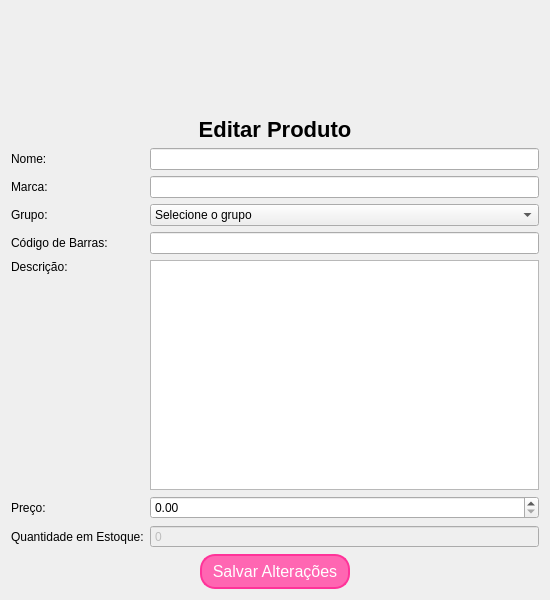
<?xml version="1.0" encoding="UTF-8"?>
<ui version="4.0">
 <class>EditarProduto</class>
 <widget class="QDialog" name="EditarProduto">
  <property name="geometry">
   <rect>
    <x>0</x>
    <y>0</y>
    <width>550</width>
    <height>600</height>
   </rect>
  </property>
  <property name="windowTitle">
   <string>Editar Produto</string>
  </property>
  <layout class="QVBoxLayout" name="verticalLayout">
   <item>
    <layout class="QHBoxLayout" name="logoHorizontalLayout">
     <item>
      <spacer name="leftSpacer">
       <property name="orientation">
        <enum>Qt::Orientation::Horizontal</enum>
       </property>
       <property name="sizeHint" stdset="0">
        <size>
         <width>40</width>
         <height>20</height>
        </size>
       </property>
      </spacer>
     </item>
     <item>
      <widget class="QLabel" name="logoLabel">
       <property name="minimumSize">
        <size>
         <width>264</width>
         <height>100</height>
        </size>
       </property>
       <property name="maximumSize">
        <size>
         <width>264</width>
         <height>100</height>
        </size>
       </property>
       <property name="pixmap">
        <pixmap resource="resources.qrc">:/imagens/logo.png</pixmap>
       </property>
       <property name="scaledContents">
        <bool>true</bool>
       </property>
      </widget>
     </item>
     <item>
      <spacer name="rightSpacer">
       <property name="orientation">
        <enum>Qt::Orientation::Horizontal</enum>
       </property>
       <property name="sizeHint" stdset="0">
        <size>
         <width>40</width>
         <height>20</height>
        </size>
       </property>
      </spacer>
     </item>
    </layout>
   </item>
   <item>
    <widget class="QLabel" name="tituloLabel">
     <property name="palette">
      <palette>
       <active>
        <colorrole role="WindowText">
         <brush brushstyle="SolidPattern">
          <color alpha="255">
           <red>255</red>
           <green>51</green>
           <blue>153</blue>
          </color>
         </brush>
        </colorrole>
        <colorrole role="Text">
         <brush brushstyle="SolidPattern">
          <color alpha="255">
           <red>0</red>
           <green>0</green>
           <blue>0</blue>
          </color>
         </brush>
        </colorrole>
        <colorrole role="ButtonText">
         <brush brushstyle="SolidPattern">
          <color alpha="255">
           <red>255</red>
           <green>51</green>
           <blue>153</blue>
          </color>
         </brush>
        </colorrole>
        <colorrole role="PlaceholderText">
         <brush brushstyle="SolidPattern">
          <color alpha="128">
           <red>255</red>
           <green>51</green>
           <blue>153</blue>
          </color>
         </brush>
        </colorrole>
       </active>
       <inactive>
        <colorrole role="WindowText">
         <brush brushstyle="SolidPattern">
          <color alpha="255">
           <red>255</red>
           <green>51</green>
           <blue>153</blue>
          </color>
         </brush>
        </colorrole>
        <colorrole role="Text">
         <brush brushstyle="SolidPattern">
          <color alpha="255">
           <red>0</red>
           <green>0</green>
           <blue>0</blue>
          </color>
         </brush>
        </colorrole>
        <colorrole role="ButtonText">
         <brush brushstyle="SolidPattern">
          <color alpha="255">
           <red>255</red>
           <green>51</green>
           <blue>153</blue>
          </color>
         </brush>
        </colorrole>
        <colorrole role="PlaceholderText">
         <brush brushstyle="SolidPattern">
          <color alpha="128">
           <red>255</red>
           <green>51</green>
           <blue>153</blue>
          </color>
         </brush>
        </colorrole>
       </inactive>
       <disabled>
        <colorrole role="WindowText">
         <brush brushstyle="SolidPattern">
          <color alpha="255">
           <red>255</red>
           <green>51</green>
           <blue>153</blue>
          </color>
         </brush>
        </colorrole>
        <colorrole role="Text">
         <brush brushstyle="SolidPattern">
          <color alpha="255">
           <red>255</red>
           <green>51</green>
           <blue>153</blue>
          </color>
         </brush>
        </colorrole>
        <colorrole role="ButtonText">
         <brush brushstyle="SolidPattern">
          <color alpha="255">
           <red>255</red>
           <green>51</green>
           <blue>153</blue>
          </color>
         </brush>
        </colorrole>
        <colorrole role="PlaceholderText">
         <brush brushstyle="SolidPattern">
          <color alpha="128">
           <red>255</red>
           <green>51</green>
           <blue>153</blue>
          </color>
         </brush>
        </colorrole>
       </disabled>
      </palette>
     </property>
     <property name="styleSheet">
      <string notr="true">font-size: 22px; font-weight: bold; color: black;</string>
     </property>
     <property name="text">
      <string>Editar Produto</string>
     </property>
     <property name="alignment">
      <set>Qt::AlignmentFlag::AlignCenter</set>
     </property>
    </widget>
   </item>
   <item>
    <layout class="QFormLayout" name="formLayout">
     <item row="0" column="0">
      <widget class="QLabel" name="label">
       <property name="text">
        <string>Nome:</string>
       </property>
      </widget>
     </item>
     <item row="0" column="1">
      <widget class="QLineEdit" name="nomeLineEdit"/>
     </item>
     <item row="1" column="0">
      <widget class="QLabel" name="label_2">
       <property name="text">
        <string>Marca:</string>
       </property>
      </widget>
     </item>
     <item row="1" column="1">
      <widget class="QLineEdit" name="marcaLineEdit"/>
     </item>
     <item row="2" column="0">
      <widget class="QLabel" name="label_3">
       <property name="text">
        <string>Grupo:</string>
       </property>
      </widget>
     </item>
     <item row="2" column="1">
      <widget class="QComboBox" name="grupoComboBox">
       <item>
        <property name="text">
         <string>Selecione o grupo</string>
        </property>
       </item>
       <item>
        <property name="text">
         <string>Shampoo</string>
        </property>
       </item>
       <item>
        <property name="text">
         <string>Condicionador</string>
        </property>
       </item>
       <item>
        <property name="text">
         <string>Máscara Capilar</string>
        </property>
       </item>
       <item>
        <property name="text">
         <string>Óleo Reparador</string>
        </property>
       </item>
      </widget>
     </item>
     <item row="3" column="0">
      <widget class="QLabel" name="label_4">
       <property name="text">
        <string>Código de Barras:</string>
       </property>
      </widget>
     </item>
     <item row="3" column="1">
      <widget class="QLineEdit" name="codigoBarrasLineEdit"/>
     </item>
     <item row="4" column="0">
      <widget class="QLabel" name="label_5">
       <property name="text">
        <string>Descrição:</string>
       </property>
       <property name="alignment">
        <set>Qt::AlignmentFlag::AlignLeading|Qt::AlignmentFlag::AlignLeft|Qt::AlignmentFlag::AlignTop</set>
       </property>
      </widget>
     </item>
     <item row="4" column="1">
      <widget class="QPlainTextEdit" name="descricaoTextEdit"/>
     </item>
     <item row="5" column="0">
      <widget class="QLabel" name="label_6">
       <property name="text">
        <string>Preço:</string>
       </property>
      </widget>
     </item>
     <item row="5" column="1">
      <widget class="QDoubleSpinBox" name="precoDoubleSpinBox">
       <property name="maximum">
        <double>999999.989999999990687</double>
       </property>
      </widget>
     </item>
     <item row="6" column="0">
      <widget class="QLabel" name="label_7">
       <property name="text">
        <string>Quantidade em Estoque:</string>
       </property>
      </widget>
     </item>
     <item row="6" column="1">
      <widget class="QSpinBox" name="quantidadeSpinBox">
       <property name="enabled">
        <bool>false</bool>
       </property>
       <property name="toolTip">
        <string>A quantidade só pode ser alterada na tela de Movimentação de Estoque</string>
       </property>
       <property name="buttonSymbols">
        <enum>QAbstractSpinBox::ButtonSymbols::NoButtons</enum>
       </property>
       <property name="maximum">
        <number>999999</number>
       </property>
      </widget>
     </item>
    </layout>
   </item>
   <item>
    <layout class="QHBoxLayout" name="horizontalLayout">
     <item>
      <spacer name="horizontalSpacer">
       <property name="orientation">
        <enum>Qt::Orientation::Horizontal</enum>
       </property>
       <property name="sizeHint" stdset="0">
        <size>
         <width>40</width>
         <height>20</height>
        </size>
       </property>
      </spacer>
     </item>
     <item>
      <widget class="QPushButton" name="salvarButton">
       <property name="minimumSize">
        <size>
         <width>150</width>
         <height>35</height>
        </size>
       </property>
       <property name="styleSheet">
        <string notr="true">
         QPushButton {
          background-color: #FF66B2;
          color: white;
          border-radius: 15px;
          border: 2px solid #FF3399;
          font-size: 16px;
         }
         QPushButton:hover {
          background-color: #FF3399;
          border-color: #FF66B2;
         }
        </string>
       </property>
       <property name="text">
        <string>Salvar Alterações</string>
       </property>
      </widget>
     </item>
     <item>
      <spacer name="horizontalSpacer_2">
       <property name="orientation">
        <enum>Qt::Orientation::Horizontal</enum>
       </property>
       <property name="sizeHint" stdset="0">
        <size>
         <width>40</width>
         <height>20</height>
        </size>
       </property>
      </spacer>
     </item>
    </layout>
   </item>
  </layout>
 </widget>
 <resources>
  <include location="resources.qrc"/>
 </resources>
 <connections/>
</ui>
